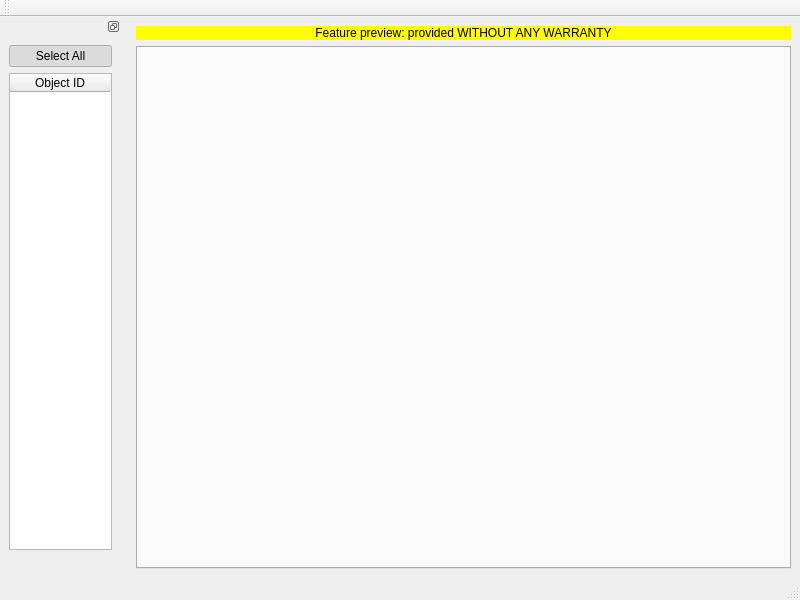
<?xml version="1.0" encoding="UTF-8"?>
<ui version="4.0">
 <class>StatAnalysis</class>
 <widget class="QMainWindow" name="StatAnalysis">
  <property name="geometry">
   <rect>
    <x>0</x>
    <y>0</y>
    <width>800</width>
    <height>600</height>
   </rect>
  </property>
  <property name="windowTitle">
   <string>MainWindow</string>
  </property>
  <widget class="QWidget" name="centralwidget">
   <layout class="QGridLayout" name="gridLayout_2">
    <item row="1" column="0">
     <widget class="QTabWidget" name="tabPlot"/>
    </item>
    <item row="0" column="0">
     <widget class="QLabel" name="label">
      <property name="styleSheet">
       <string notr="true">background-color: rgb(255, 255, 0);</string>
      </property>
      <property name="text">
       <string>Feature preview: provided WITHOUT ANY WARRANTY</string>
      </property>
      <property name="alignment">
       <set>Qt::AlignCenter</set>
      </property>
     </widget>
    </item>
   </layout>
  </widget>
  <widget class="QMenuBar" name="menubar">
   <property name="geometry">
    <rect>
     <x>0</x>
     <y>0</y>
     <width>800</width>
     <height>19</height>
    </rect>
   </property>
  </widget>
  <widget class="QStatusBar" name="statusbar"/>
  <widget class="QToolBar" name="toolBar">
   <property name="windowTitle">
    <string>toolBar</string>
   </property>
   <attribute name="toolBarArea">
    <enum>TopToolBarArea</enum>
   </attribute>
   <attribute name="toolBarBreak">
    <bool>false</bool>
   </attribute>
  </widget>
  <widget class="QDockWidget" name="objects">
   <property name="minimumSize">
    <size>
     <width>121</width>
     <height>542</height>
    </size>
   </property>
   <property name="maximumSize">
    <size>
     <width>121</width>
     <height>542</height>
    </size>
   </property>
   <property name="features">
    <set>QDockWidget::DockWidgetFloatable|QDockWidget::DockWidgetMovable</set>
   </property>
   <attribute name="dockWidgetArea">
    <number>1</number>
   </attribute>
   <widget class="QWidget" name="dockWidgetContents">
    <layout class="QGridLayout" name="gridLayout">
     <item row="1" column="0">
      <widget class="QTableWidget" name="objectList">
       <property name="rowCount">
        <number>0</number>
       </property>
       <property name="columnCount">
        <number>1</number>
       </property>
       <attribute name="verticalHeaderVisible">
        <bool>false</bool>
       </attribute>
       <column>
        <property name="text">
         <string>Object ID</string>
        </property>
       </column>
      </widget>
     </item>
     <item row="0" column="0">
      <widget class="QPushButton" name="objectAll">
       <property name="text">
        <string>Select All</string>
       </property>
       <property name="checkable">
        <bool>true</bool>
       </property>
       <property name="checked">
        <bool>true</bool>
       </property>
      </widget>
     </item>
    </layout>
   </widget>
  </widget>
 </widget>
 <resources/>
 <connections/>
</ui>
